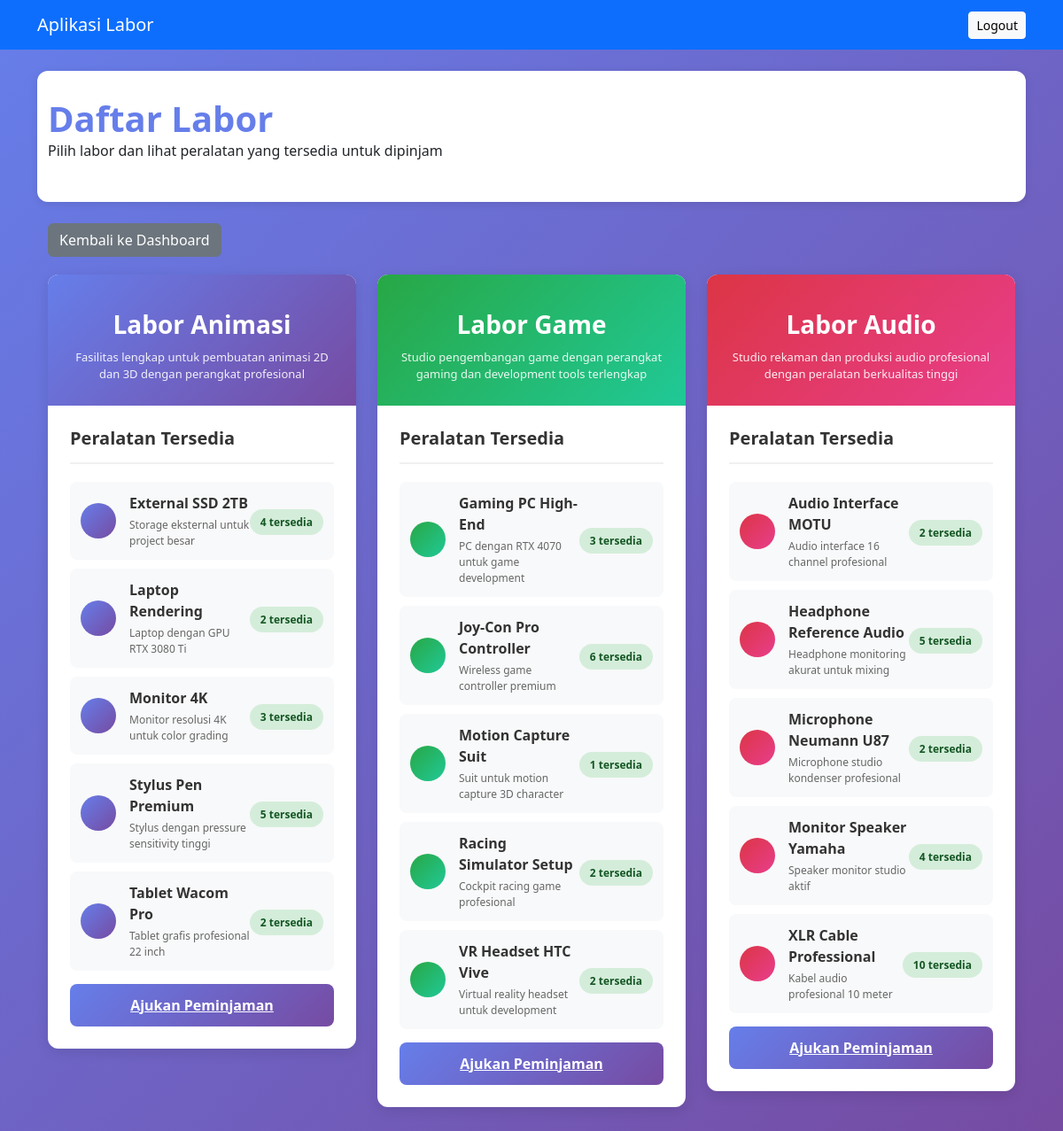
/labor.php (signed in), run on the app's committed database.
### tables this page shows
CREATE TABLE `labor` (
  `id` int(11) NOT NULL,
  `nama` varchar(191) NOT NULL,
  `deskripsi` text DEFAULT NULL,
  `icon` varchar(50) DEFAULT NULL,
  `color` varchar(20) DEFAULT NULL,
  `created_at` datetime DEFAULT current_timestamp()
);

CREATE TABLE `barang_labor` (
  `id` int(11) NOT NULL,
  `labor_id` int(11) NOT NULL,
  `nama` varchar(191) NOT NULL,
  `deskripsi` text DEFAULT NULL,
  `stok` int(11) DEFAULT 1,
  `status` varchar(20) DEFAULT 'Tersedia',
  `created_at` datetime DEFAULT current_timestamp()
);

### labor.php (the view, shortened to what this page needs)
<?php
include 'config/database.php';
include 'assets/header.php';
$create_labor = "CREATE TABLE IF NOT EXISTS labor (
  id INT AUTO_INCREMENT PRIMARY KEY,
  nama VARCHAR(191) NOT NULL,
  deskripsi TEXT,
  icon VARCHAR(50),
  color VARCHAR(20),
  created_at DATETIME DEFAULT CURRENT_TIMESTAMP
)";
mysqli_query($conn, $create_labor);
$create_barang = "CREATE TABLE IF NOT EXISTS barang_labor (
  id INT AUTO_INCREMENT PRIMARY KEY,
  labor_id INT NOT NULL,
  nama VARCHAR(191) NOT NULL,
  deskripsi TEXT,
  stok INT DEFAULT 1,
  status VARCHAR(20) DEFAULT 'Tersedia',
  created_at DATETIME DEFAULT CURRENT_TIMESTAMP,
  FOREIGN KEY (labor_id) REFERENCES labor(id)
)";
mysqli_query($conn, $create_barang);
$labor_all = mysqli_query($conn, "SELECT * FROM labor ORDER BY id ASC");
?>
<div class="labor-header mb-4">
  <div class="container">
    <h1><i class="fas fa-building"></i> Daftar Labor</h1>
    <p>Pilih labor dan lihat peralatan yang tersedia untuk dipinjam</p>
  </div>
</div>
<div class="container">
  <a href="dashboard.php" class="btn btn-secondary btn-back-labor"><i class="fas fa-arrow-left"></i> Kembali ke Dashboard</a>
  <div class="row">
    <?php while($labor = mysqli_fetch_assoc($labor_all)): ?>
      <div class="col-lg-4 col-md-6">
        <div class="labor-card">
          <div class="labor-card-header <?php echo $labor['color']; ?>">
            <h3><?php echo htmlspecialchars($labor['nama']); ?></h3>
            <p><?php echo htmlspecialchars($labor['deskripsi']); ?></p>
          </div>
          <div class="labor-card-body">
            <h5><i class="fas fa-box"></i> Peralatan Tersedia</h5>
            <?php
            $barang_q = mysqli_query($conn, "SELECT * FROM barang_labor WHERE labor_id=".$labor['id']." ORDER BY nama ASC");
            if(mysqli_num_rows($barang_q) > 0):
            ?>
              <?php while($barang = mysqli_fetch_assoc($barang_q)): ?>
                <div class="barang-item">
                  <div class="barang-icon <?php echo $labor['color']; ?>">
                  </div>
                  <div class="barang-info">
                    <div class="barang-nama"><?php echo htmlspecialchars($barang['nama']); ?></div>
                    <div class="barang-desc"><?php echo htmlspecialchars($barang['deskripsi']); ?></div>
                  </div>
                  <div class="barang-stok">
                    <span class="barang-stok-badge <?php echo $barang['stok'] > 0 ? 'tersedia' : 'habis'; ?>">
                      <?php echo $barang['stok'] > 0 ? $barang['stok'] . ' tersedia' : 'Habis'; ?>
                    </span>
                  </div>
                </div>
              <?php endwhile; ?>
            <?php endif; ?>
            <a href="peminjaman/tambah.php?labor_id=<?php echo $labor['id']; ?>" class="btn-ajukan-labor">
              <i class="fas fa-paper-plane"></i> Ajukan Peminjaman
            </a>
          </div>
        </div>
      </div>
    <?php endwhile; ?>
  </div>
</div>
<?php include 'assets/footer.php'; ?>

### assets/header.php (shortened to what this page needs)
<!DOCTYPE html>
<html>
<head>
<link href="https://cdn.jsdelivr.net/npm/bootstrap@5.3.2/dist/css/bootstrap.min.css" rel="stylesheet">
</head>
<body>
<nav class="navbar navbar-dark bg-primary">
  <div class="container">
    <span class="navbar-brand">Aplikasi Labor</span>
    <a href="/peminjaman-labor/auth/logout.php" class="btn btn-light btn-sm">Logout</a>
  </div>
</nav>
<div class="container mt-4">

### assets/footer.php
</div>
</body>
</html>

### labor.php (style rules this page uses)
body { background: linear-gradient(135deg, #667eea 0%, #764ba2 100%); min-height: 100vh; font-family: 'Segoe UI', Tahoma, Geneva, Verdana, sans-serif; }
.labor-header { background: white; padding: 30px 0; margin-bottom: 40px; box-shadow: 0 2px 10px rgba(0,0,0,0.1); border-radius: 12px; }
.labor-header h1 { color: #667eea; font-weight: 700; margin-bottom: 0; }
.labor-card { background: white; border-radius: 12px; overflow: hidden; box-shadow: 0 4px 15px rgba(0,0,0,0.1); margin-bottom: 30px; transition: all 0.3s ease; cursor: pointer; text-decoration: none; color: inherit; display: block; }
.labor-card-header { padding: 25px; color: white; text-align: center; }
.labor-card-header.primary { background: linear-gradient(135deg, #667eea 0%, #764ba2 100%); }
.labor-card-header.success { background: linear-gradient(135deg, #28a745 0%, #20c997 100%); }
.labor-card-header.danger { background: linear-gradient(135deg, #dc3545 0%, #e83e8c 100%); }
.labor-card-header h3 { font-weight: 700; margin-bottom: 10px; }
.labor-card-header p { font-size: 13px; margin-bottom: 0; opacity: 0.9; line-height: 1.5; }
.labor-card-body { padding: 25px; }
.labor-card-body h5 { color: #333; font-weight: 700; margin-bottom: 20px; padding-bottom: 15px; border-bottom: 2px solid #f0f0f0; }
.barang-item { display: flex; align-items: center; padding: 12px; margin-bottom: 10px; background: #f8f9fa; border-radius: 8px; transition: all 0.2s ease; }
.barang-icon { width: 40px; height: 40px; border-radius: 50%; display: flex; align-items: center; justify-content: center; margin-right: 15px; color: white; font-weight: 700; }
.barang-icon.primary { background: linear-gradient(135deg, #667eea 0%, #764ba2 100%); }
.barang-icon.success { background: linear-gradient(135deg, #28a745 0%, #20c997 100%); }
.barang-icon.danger { background: linear-gradient(135deg, #dc3545 0%, #e83e8c 100%); }
.barang-info { flex: 1; }
.barang-nama { font-weight: 600; color: #333; margin-bottom: 4px; }
.barang-desc { font-size: 12px; color: #666; }
.barang-stok { text-align: right; }
.barang-stok-badge { background: #e9ecef; padding: 6px 12px; border-radius: 20px; font-size: 12px; font-weight: 600; color: #495057; }
.barang-stok-badge.tersedia { background: #d4edda; color: #155724; }
.btn-back-labor { display: inline-block; margin-bottom: 20px; }
.btn-ajukan-labor { background: linear-gradient(135deg, #667eea 0%, #764ba2 100%); border: none; color: white; font-weight: 600; padding: 12px 24px; border-radius: 8px; margin-top: 15px; display: block; width: 100%; text-align: center; transition: all 0.3s ease; }

### data on the page
labor: nama "Labor Animasi", deskripsi "Fasilitas lengkap untuk pembuatan animasi 2D dan 3D dengan perangkat profesional"
barang_labor: nama "External SSD 2TB", deskripsi "Storage eksternal untuk project besar", stok "4"
barang_labor: nama "Laptop Rendering", deskripsi "Laptop dengan GPU RTX 3080 Ti", stok "2"
barang_labor: nama "Monitor 4K", deskripsi "Monitor resolusi 4K untuk color grading", stok "3"
barang_labor: nama "Stylus Pen Premium", deskripsi "Stylus dengan pressure sensitivity tinggi", stok "5"
barang_labor: nama "Tablet Wacom Pro", deskripsi "Tablet grafis profesional 22 inch", stok "2"
labor: nama "Labor Game", deskripsi "Studio pengembangan game dengan perangkat gaming dan development tools terlengkap"
barang_labor: nama "Gaming PC High-End", deskripsi "PC dengan RTX 4070 untuk game development", stok "3"
barang_labor: nama "Joy-Con Pro Controller", deskripsi "Wireless game controller premium", stok "6"
barang_labor: nama "Motion Capture Suit", deskripsi "Suit untuk motion capture 3D character", stok "1"
barang_labor: nama "Racing Simulator Setup", deskripsi "Cockpit racing game profesional", stok "2"
barang_labor: nama "VR Headset HTC Vive", deskripsi "Virtual reality headset untuk development", stok "2"
labor: nama "Labor Audio", deskripsi "Studio rekaman dan produksi audio profesional dengan peralatan berkualitas tinggi"
barang_labor: nama "Audio Interface MOTU", deskripsi "Audio interface 16 channel profesional", stok "2"
barang_labor: nama "Headphone Reference Audio", deskripsi "Headphone monitoring akurat untuk mixing", stok "5"
barang_labor: nama "Microphone Neumann U87", deskripsi "Microphone studio kondenser profesional", stok "2"
barang_labor: nama "Monitor Speaker Yamaha", deskripsi "Speaker monitor studio aktif", stok "4"
barang_labor: nama "XLR Cable Professional", deskripsi "Kabel audio profesional 10 meter", stok "10"
